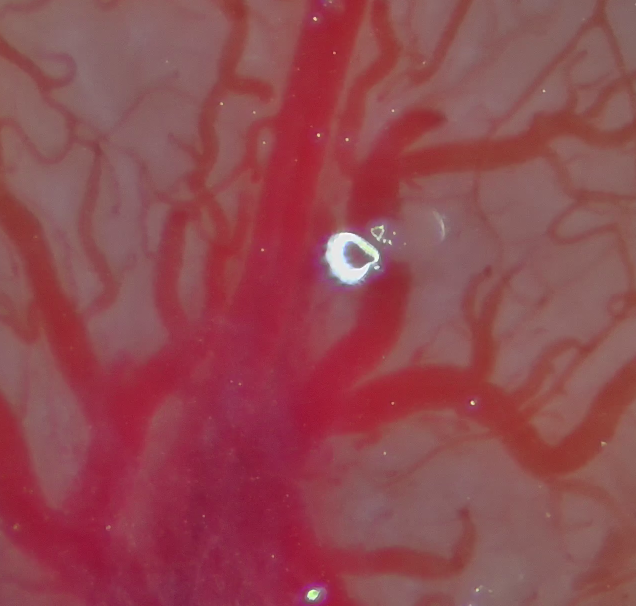
#> input picture video2/base_f00_original.tiff, 1272 x 1211 px (shown at 1/2 size)
$ python -i final_roi_um.py   (imports and definitions only)   (older library calls are emulated)
#> lines starting #> are read from the running program, lines starting #| are printed output that depends on the picture; after the words box and inside, x2 and y2 are one past the last pixel; in counts of white or black regions, pixels touching at a corner belong together
import time
import cv2
import numpy as np
import os
from skimage.filters import sato
from skimage import exposure


class QuadrantVesselAligner:
    def __init__(self, abs_threshold=20.0, orb_nfeatures=1000, min_orb_matches=10, fov_width_mm=6.5, img_width_px=3840):
        self.abs_threshold = abs_threshold
        self.orb_nfeatures = orb_nfeatures
        self.min_orb_matches = min_orb_matches

        self.roi_offset = None  # (x, y)
        self.roi_size = None  # (w, h)

        # 실제 거리 변환 비율
        self.fov_width_mm = fov_width_mm
        self.img_width_px = img_width_px
        self.um_per_px = (fov_width_mm * 1000) / img_width_px  # 픽셀당 마이크로미터

        # Baseline 기준(첫 통과 프레임 ROI)의 vesselness
        self.baseline_vesselness = None

        # ECC 알고리즘 종료 조건
        self.criteria = (cv2.TERM_CRITERIA_EPS | cv2.TERM_CRITERIA_COUNT, 1000, 1e-7)

    # ----------------------------
    # I/O: video -> frames
    # ----------------------------
    # [30 lines left out: function extract_frames_from_video, not called in this run]

    # ----------------------------
    # Mask / Clarity
    # ----------------------------
    def get_refined_mask(self, img_bgr):
        """A-Channel 기반 혈관 영역 마스크 생성"""
        lab = cv2.cvtColor(img_bgr, cv2.COLOR_BGR2Lab)
        a_channel = lab[:, :, 1]
        blur = cv2.GaussianBlur(a_channel, (21, 21), 0)
        _, thresh = cv2.threshold(blur, 135, 255, cv2.THRESH_BINARY)
        kernel = np.ones((25, 25), np.uint8)
        morphed = cv2.morphologyEx(thresh, cv2.MORPH_CLOSE, kernel)
        contours, _ = cv2.findContours(morphed, cv2.RETR_EXTERNAL, cv2.CHAIN_APPROX_SIMPLE)

        if not contours:
            return np.ones(img_bgr.shape[:2], dtype=np.uint8) * 255

        main_cnt = max(contours, key=cv2.contourArea)
        hull = cv2.convexHull(main_cnt)
        mask = np.zeros(img_bgr.shape[:2], dtype=np.uint8)
        cv2.drawContours(mask, [hull], -1, 255, -1)
        return mask

    def calculate_masked_clarity(self, img_bgr):
        """Sobel Gradient 기반 혈관 영역 선명도 측정"""
        gray = cv2.cvtColor(img_bgr, cv2.COLOR_BGR2GRAY)
        mask = self.get_refined_mask(img_bgr)

        dx = cv2.Sobel(gray, cv2.CV_64F, 1, 0)
        dy = cv2.Sobel(gray, cv2.CV_64F, 0, 1)
        mag = cv2.magnitude(dx, dy)

        vessel_area_mag = mag[mask > 0]
        if len(vessel_area_mag) == 0:
            return 0

        top_k = int(len(vessel_area_mag) * 0.1)
        top_k = max(top_k, 1)
        score = np.mean(np.sort(vessel_area_mag)[-top_k:])
        return score

    # ----------------------------
    # Vesselness for ECC
    # ----------------------------
    # [349 lines left out: functions preprocess_vesselness, split_into_quadrants, find_first_clear_frame, set_baseline_roi, get_roi_real_size, get_quadrant_real_size and 4 more, not called in this run]


# --- 메인 실행부 ---
# [103 lines not run here, left out]

>>> import cv2
>>> picture = cv2.imread('../video2/base_f00_original.tiff')
#> picture is the input picture: shape (1211, 1272, 3); mean B, G, R 80.6, 73.3, 144.3
>>> result = QuadrantVesselAligner().calculate_masked_clarity(picture)
#> in calculate_masked_clarity, `gray = cv2.cvtColor(img_bgr, cv2.COLOR_BGR2GRAY)`:
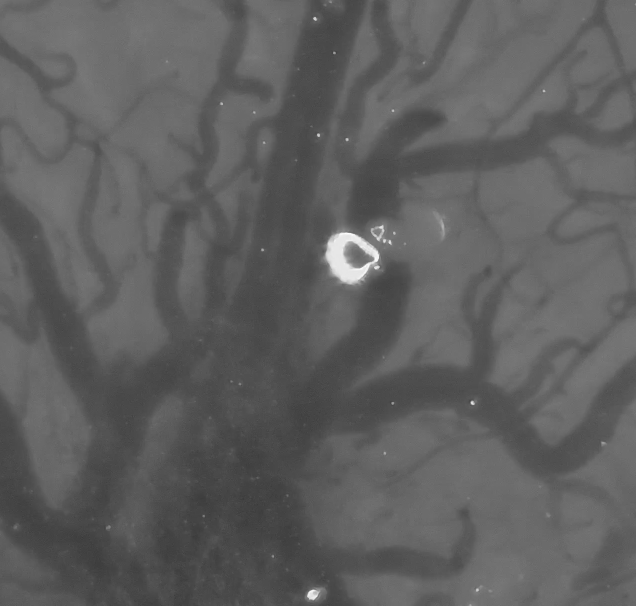
#> gray: shape (1211, 1272) (shown at 1/2 size); min 52, max 254, mean 95.3
#> in get_refined_mask, `lab = cv2.cvtColor(img_bgr, cv2.COLOR_BGR2Lab)`: lab: shape (1211, 1272, 3); mean of channels 0, 1, 2 104.1, 157.9, 138.6
#> in get_refined_mask, `a_channel = lab[:, :, 1]`:
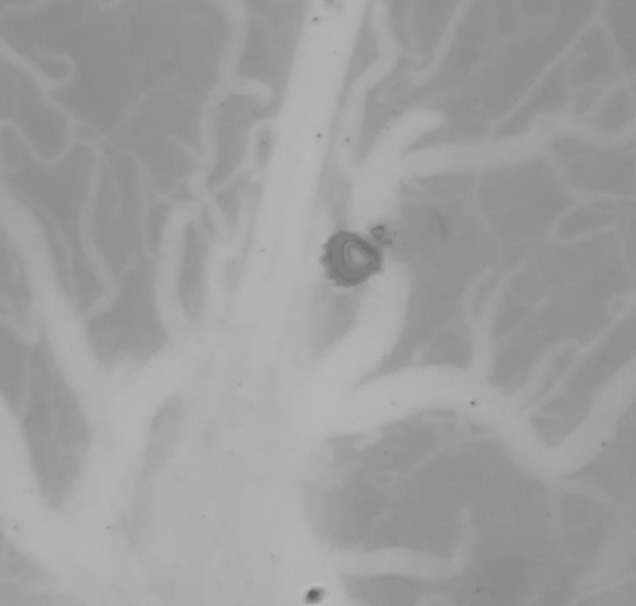
#> a_channel: shape (1211, 1272) (shown at 1/2 size); min 91, max 188, mean 157.9
#> in get_refined_mask, `_, thresh = cv2.threshold(blur, 135, 255, cv2.THRESH_BINARY)`:
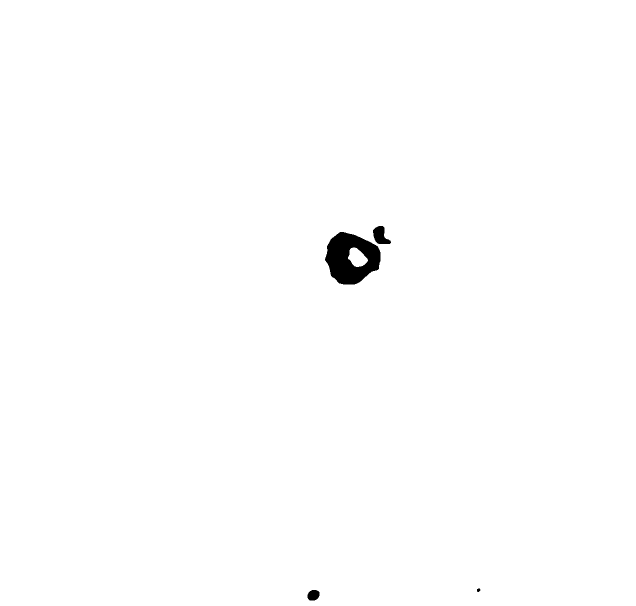
#> thresh: shape (1211, 1272) (shown at 1/2 size); 99.4% white; 4 black regions, box (x1, y1, x2, y2) and area: (650, 464, 761, 569) 7538, (746, 452, 782, 488) 810, (615, 1180, 639, 1201) 412, (954, 1177, 961, 1184) 38
#> in get_refined_mask, `morphed = cv2.morphologyEx(thresh, cv2.MORPH_CLOSE, kernel)`:
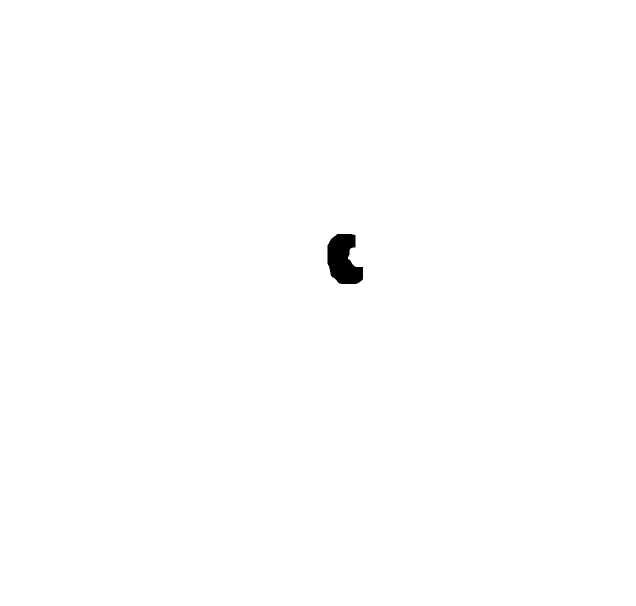
#> morphed: shape (1211, 1272) (shown at 1/2 size); 99.7% white; 1 black region, box (x1, y1, x2, y2) and area: (655, 468, 726, 568) 5089
#> in get_refined_mask, `contours, _ = cv2.findContours(morphed, cv2.RETR_EXTERNAL, cv2.CHAIN_A..`: contours = [[[0, 0], [0, 1210], [1271, 1210], [1271, 0]]]
#> in get_refined_mask, `main_cnt = max(contours, key=cv2.contourArea)`: main_cnt = [[0, 0], [0, 1210], [1271, 1210], [1271, 0]]
#> in get_refined_mask, `hull = cv2.convexHull(main_cnt)`: hull = [[1271, 0], [1271, 1210], [0, 1210], [0, 0]]
#> in get_refined_mask, `cv2.drawContours(mask, [hull], -1, 255, -1)`: mask: shape (1211, 1272); every value is 255
#> in calculate_masked_clarity, `dx = cv2.Sobel(gray, cv2.CV_64F, 1, 0)`:
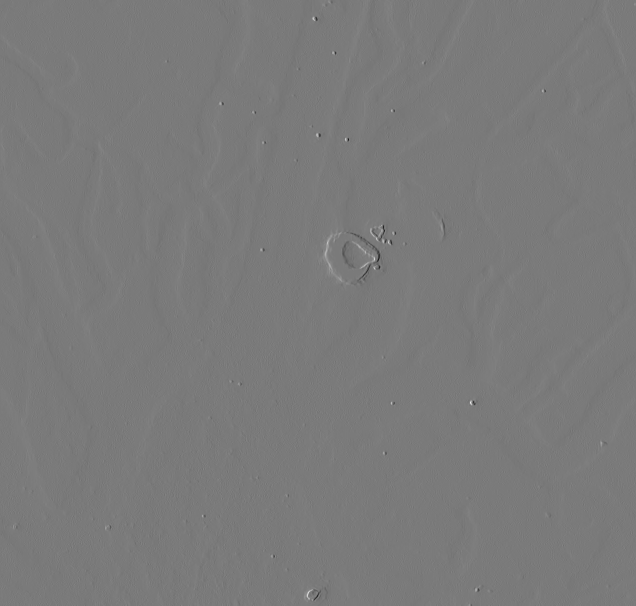
#> dx: shape (1211, 1272) float64 (shown at 1/2 size); min -456, max 492, mean 0.1; drawn with min black and max white
#> in calculate_masked_clarity, `mag = cv2.magnitude(dx, dy)`:
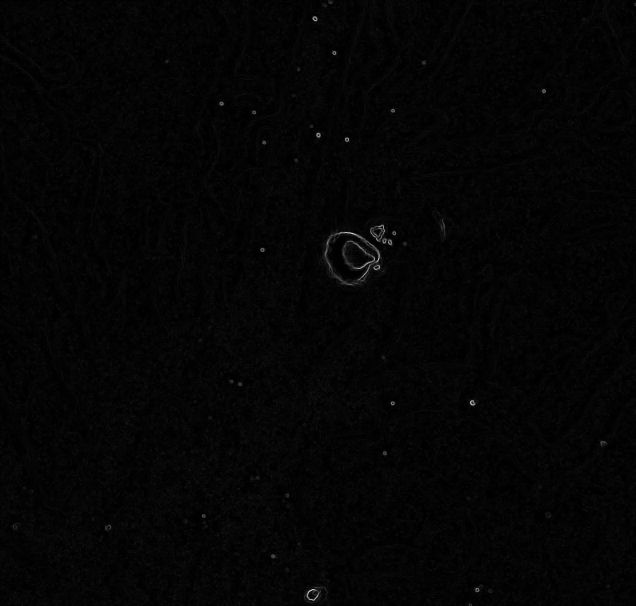
#> mag: shape (1211, 1272) float64 (shown at 1/2 size); min 0, max 555.9, mean 10.9; drawn with min black and max white
#> in calculate_masked_clarity, `top_k = int(len(vessel_area_mag) * 0.1)`: top_k = 154039
#> in calculate_masked_clarity, `score = np.mean(np.sort(vessel_area_mag)[-top_k:])`: score = 31.31
#> result = 31.31

$ run again, on video2/ex1.jpg
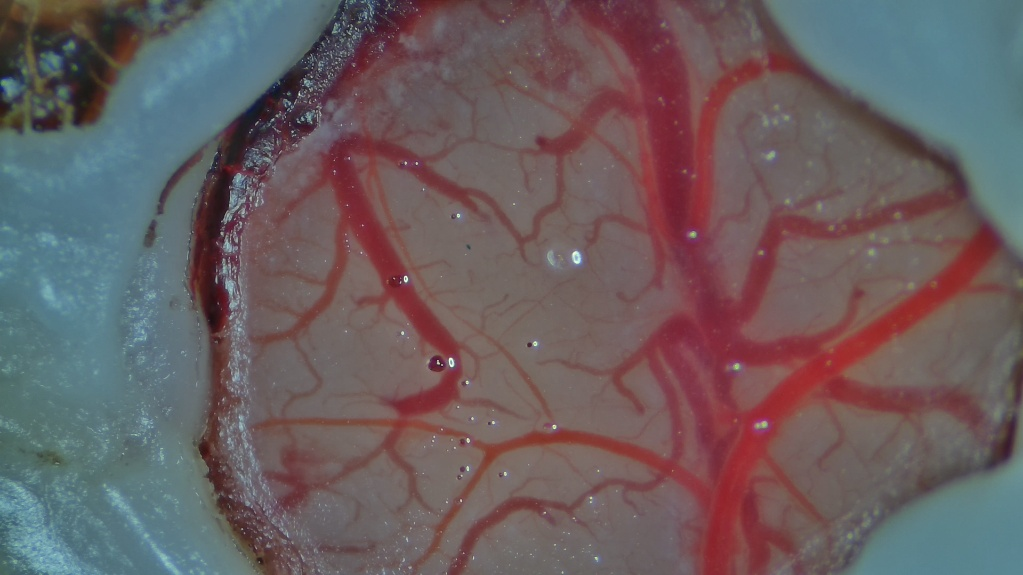
#> input picture video2/ex1.jpg, 1023 x 575 px
#> picture is the input picture: shape (575, 1023, 3); mean B, G, R 96.2, 93.7, 105.9
#> lab: shape (575, 1023, 3); mean of channels 0, 1, 2 105.8, 134.4, 129.5
#> in get_refined_mask, `_, thresh = cv2.threshold(blur, 135, 255, cv2.THRESH_BINARY)`:
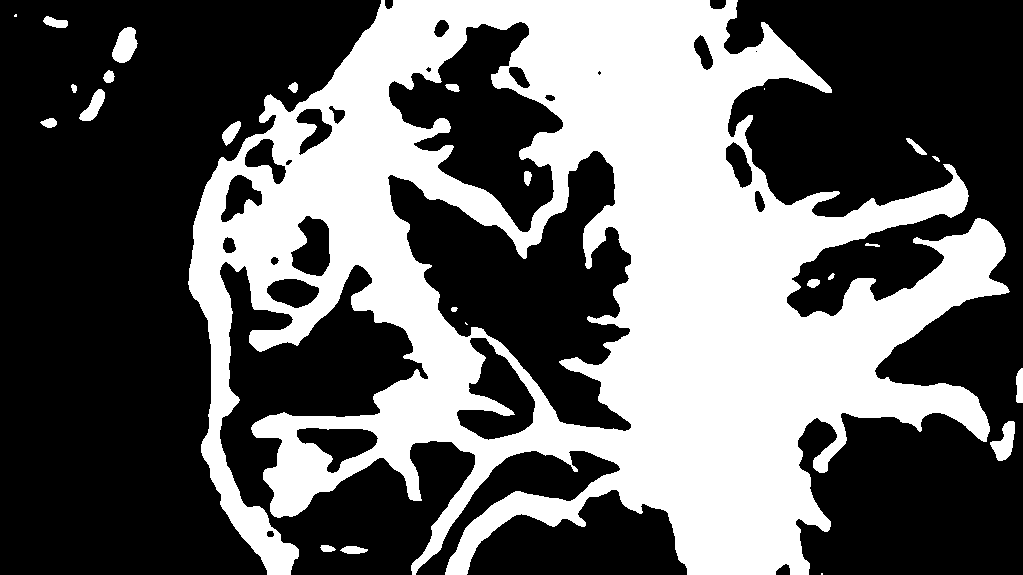
#> thresh: shape (575, 1023); 38.8% white; 25 white regions (4 under 20 px), largest, box (x1, y1, x2, y2) and area: (188, 0, 1010, 575) 224760, (112, 27, 138, 63) 635, (990, 421, 1015, 461) 561
#> morphed: shape (575, 1023); 45.2% white; 6 white regions (1 under 20 px)
#> contours = 6 contours, 2 with area under 20; largest, box (x1, y1, x2, y2) and area: (188, 0, 1023, 575) 329885, (40, 27, 138, 128) 1536, (43, 16, 68, 28) 166, (906, 138, 927, 155) 100
#> main_cnt = contour of 954 points, box (x1, y1, x2, y2) (188, 0, 1023, 575), area 329885
#> hull = contour of 27 points, box (x1, y1, x2, y2) (188, 0, 1023, 575), area 410260
#> mask: shape (575, 1023); 69.9% white; 3 black regions, box (x1, y1, x2, y2) and area: (0, 0, 377, 575) 130848, (738, 0, 1023, 365) 33945, (823, 455, 1023, 575) 12060
#> in calculate_masked_clarity, `mag = cv2.magnitude(dx, dy)`:
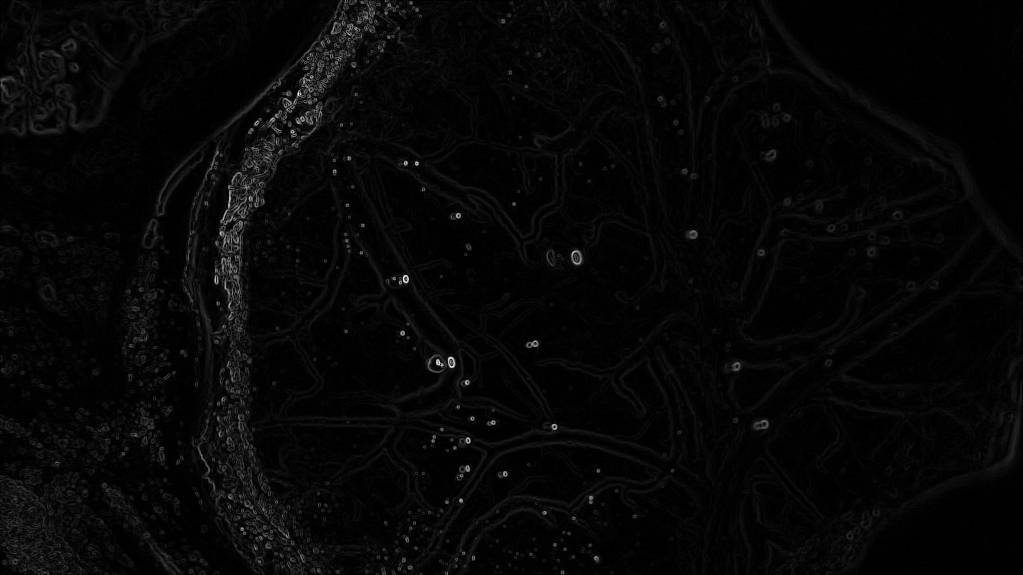
#> mag: shape (575, 1023) float64; min 0, max 686.2, mean 19.2; drawn with min black and max white
#> top_k = 41137
#> score = 89.08

$ run again, on video2/ex2.jpg
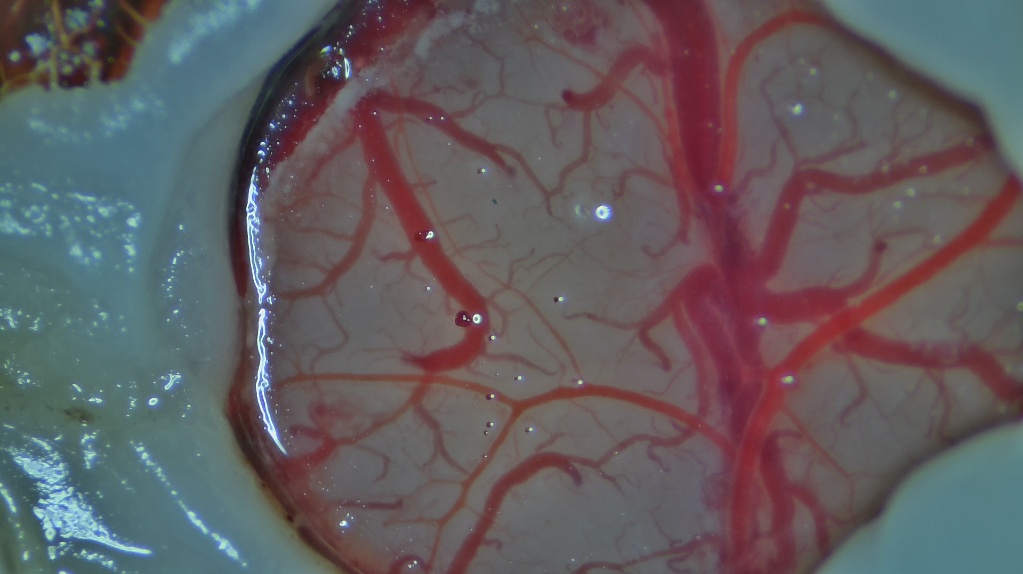
#> input picture video2/ex2.jpg, 1023 x 574 px
#> picture is the input picture: shape (574, 1023, 3); mean B, G, R 95.5, 92.2, 97.9
#> lab: shape (574, 1023, 3); mean of channels 0, 1, 2 102.4, 131.9, 127.9
#> in get_refined_mask, `_, thresh = cv2.threshold(blur, 135, 255, cv2.THRESH_BINARY)`:
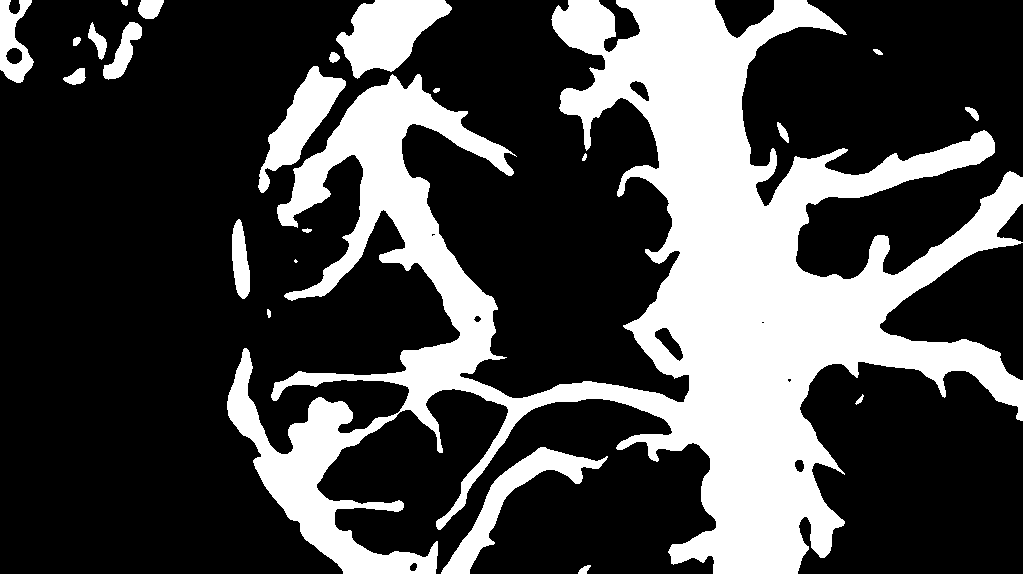
#> thresh: shape (574, 1023); 28.5% white; 23 white regions (1 under 20 px), largest, box (x1, y1, x2, y2) and area: (227, 0, 1023, 574) 149255, (336, 0, 452, 79) 5233, (441, 447, 608, 574) 4142
#> morphed: shape (574, 1023); 33.1% white; 8 white regions (1 under 20 px)
#> contours = 8 contours, 1 with area under 20; largest, box (x1, y1, x2, y2) and area: (227, 0, 1023, 574) 204085, (63, 0, 164, 85) 3496, (0, 0, 34, 83) 1975, (232, 219, 250, 299) 957, (578, 565, 591, 574) 72, (873, 49, 883, 55) 27, (267, 309, 271, 318) 21
#> main_cnt = contour of 1854 points, box (x1, y1, x2, y2) (227, 0, 1023, 574), area 204085
#> hull = contour of 23 points, box (x1, y1, x2, y2) (227, 0, 1023, 574), area 399636
#> mask: shape (574, 1023); 68.2% white; 3 black regions, box (x1, y1, x2, y2) and area: (0, 0, 355, 574) 154395, (801, 421, 1023, 574) 16999, (823, 0, 1023, 171) 15069
#> in calculate_masked_clarity, `mag = cv2.magnitude(dx, dy)`:
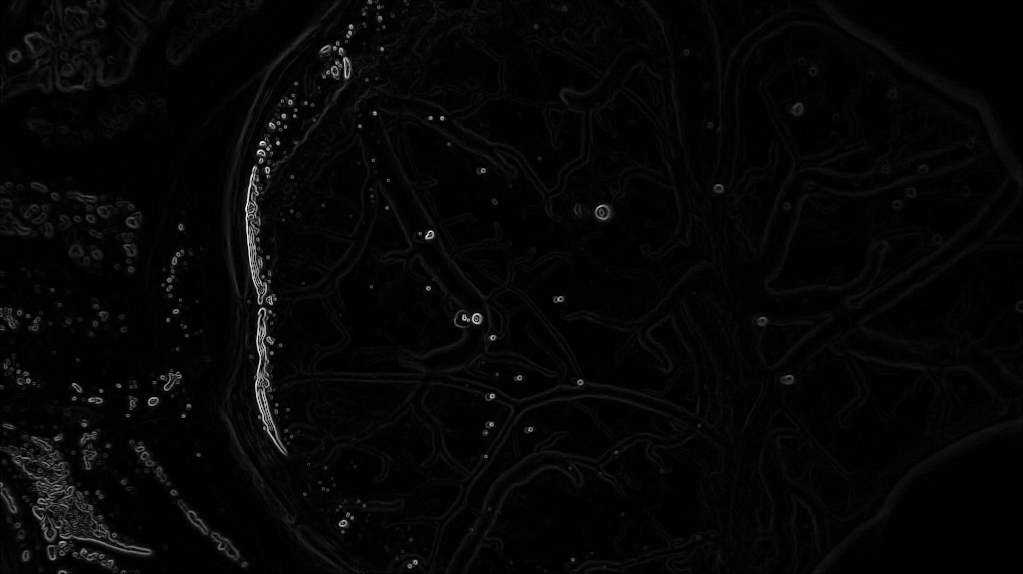
#> mag: shape (574, 1023) float64; min 0, max 768.4, mean 18.5; drawn with min black and max white
#> top_k = 40073
#> score = 75.96
